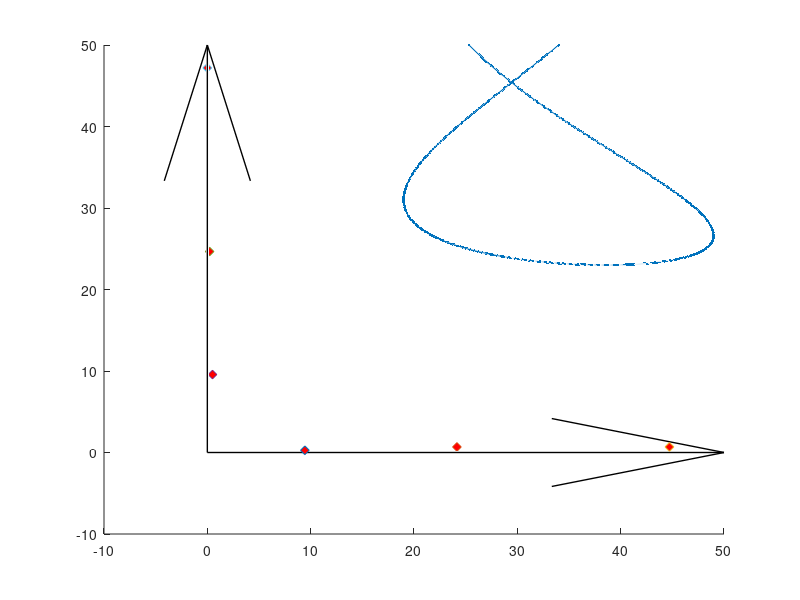

This figure's MATLAB source: (Note: this script raises an error after producing the figure.)
close all;
try
    iteratzia_NO = iteratzia_NO + 1;
    clearvars -except iteratzia_NO
catch
    iteratzia_NO = 1;
end
%% Errors
mu_err = 0;


% % % 1
% % section_NO = 1;
% % position_sigma = 0;
% % angle_sigma = 0;
% % pixel_sigma = 0; % trust me
% % 
% 2
section_NO = 2;
position_sigma = 0.5;
angle_sigma = 0;
pixel_sigma = 0; % trust me

% 3
% section_NO = 3;
% position_sigma = 0;
% angle_sigma = 0.2;
% pixel_sigma = 0; % trust me

% % % 4 
% % section_NO = 4;
% % position_sigma = 0;
% % angle_sigma = 0;
% % pixel_sigma = 7; % trust me
% % 
% % % 5 
% % section_NO = 5;
% % position_sigma = 0.5;
% % angle_sigma = 0.2;
% % pixel_sigma = 7; % trust me


%%

disp("Creating File...");

dt = 1/30;

% trajectory 1
trajectory_NO = 1;
t = 0:dt:30;
x = -15.*sin(0.23.*t) + 34;
y = 0.12.*t.*(t-30) + 50;
z = 15*atan(0.5.*t - 5) - 14.*atan(0.5.*t-7)+ 5.*atan(0.5.*(t-25)) +12 ;

% trajectory 2
% % trajectory_NO = 2;
% % t = 0:dt:50;
% % x = 35+10*sin(0.13*t);
% % y = 36+26*sin(0.13*t).*cos(0.13*t);
% % z = 18+10*sin(0.08*t);


% % velocities
% dx = diff(x);
% dy = diff(y);
% dz = diff(z);
% dt = 1/30;
% v = sqrt((dx/dt).^2 + (dy/dt).^2 + (dz/dt).^2);
% figure(); plot(t(1:end-1),v);

% comet3(x(1:2:end),y(1:2:end),z(1:2:end));

figure(); hold on;
plot3(x,y,z,".-");

%%%
% ORIGIN pos   = 32      , 35     , 240   ,   0,  0,0
% station1 pos = 32.00008, 35     , 240   ,   70, 25,0 
% station2 pos = 32.00022, 35     , 240   ,   90, 25,0
% station3 pos = 32.00040 ,35     , 240   ,   110,25,0
% station4 pos = 32      , 34.9999, 240   ,   30,25,0
% station4 pos = 32      , 34.99975, 240  ,   0,25,0
% station6 pos = 32      , 34.9995, 240   ,   -30,25,0
%%%

cams_pos = [8.8712799126e+00  3.7249758834e-11 -6.1934059024e-06;
            2.4396020029e+01 -4.6201353853e-10 -4.6835781419e-05;
            4.4356400681e+01 -1.0593836917e-10 -1.5483184173e-04;
            4.3700543668e-06  9.4496694118e+00 -6.9935488966e-06;
            2.7311974954e-05  2.3624173530e+01 -4.3708296574e-05;
            1.0924804709e-04  4.7248347060e+01 -1.7483342198e-04];

% Add errors
for i = 1:6
    for j = 1:3
        cams_pos(i,j) = cams_pos(i,j) + normrnd(mu_err, position_sigma);
    end
end

Rz = @(psi) [cos(psi), sin(psi), 0;
            -sin(psi), cos(psi), 0;
            0        , 0        ,1];

Ry = @(theta) [cos(theta), 0    , -sin(theta);
               0         , 1    , 0          ;
               sin(theta), 0    , cos(theta)];

Rx = @(phi) [1, 0       , 0       ;
             0, cos(phi), sin(phi);
             0, -sin(phi), cos(phi)];

DCM_origin2camera = @(psi, theta, phi) Rx(deg2rad(phi))*Ry(deg2rad(theta))*Rz(deg2rad(psi));


camera_angles = [70, -25, 0.0000;
                90, -25, 0;
                110, -25, 0;
                30, -25, 0;
                0, -25, 0;
                -30,-25,0];

% Add errors
for i = 1:6
    for j = 1:3
        camera_angles(i,j) = camera_angles(i,j) + normrnd(mu_err, angle_sigma);
    end
end


% camera_DCMs 

for i = 1:length(camera_angles)
    camera_DCMs(i,:,:) = DCM_origin2camera(camera_angles(i,1),camera_angles(i,2),camera_angles(i,3));
end 



% Draw Origin System
quiver3(0,0,0,50,0,0,"off", "Color","k","LineWidth",1);
quiver3(0,0,0,0,50,0,"off", "Color","k","LineWidth",1);
quiver3(0,0,0,0,0,50,"off", "Color","k","LineWidth",1);

% Draw Stations
for i = 1:length(cams_pos)
    pos = cams_pos(i,:);
    scatter3(pos(1),pos(2),pos(3), 40,"MarkerFaceColor",'r', "Marker",'diamond');
end

Vertical_halfAngle_deg = 26.1;
Horizontal_halfAngle_deg = 47;
depth_m = 10;
DrawCamsFOV(gca(), cams_pos, camera_angles, Vertical_halfAngle_deg, Horizontal_halfAngle_deg, depth_m);

axis equal;
xlim([-5, 55]);
ylim([-5, 55]);
zlim([-10, 55]);
xlabel("X");
ylabel("Y");
zlabel("Z");
view(3); grid on;


%% Azimuth elevation calc

syms theta psi or2cam

% cam2drone = Ry(theta)*Rz(psi);
% disp(transpose(cam2drone)*[1;0;0]);

for cam_i = 1:length(camera_DCMs)
    for point_i = 1:length(x)
        Vec = [x(point_i);y(point_i);z(point_i)] - [cams_pos(cam_i,1);cams_pos(cam_i,2);cams_pos(cam_i,3)];
        Test_Length(cam_i, point_i) = norm(Vec);
        Vec = Vec./norm(Vec);

        DCM_or2cam = DCM_origin2camera(camera_angles(cam_i,1),camera_angles(cam_i,2),camera_angles(cam_i,3));
        Vec_CAM = DCM_or2cam*Vec;

        theta = -asin(Vec_CAM(3));
        azimuth = atan(Vec_CAM(2)/Vec_CAM(1));
        
        Trajectory_elev_azim(cam_i, point_i, :) = [theta, azimuth];

       
    end
end


%% Test

% for cam_i = 1:length(camera_DCMs)
%     for point_i = 1:length(x)
%         tehta_azimuth_vec = reshape(Trajectory_elev_azim(cam_i, point_i,:),1,2);
%         pos = cams_pos(cam_i,:);
%         vector_cam2drone_CAM = (Ry(Trajectory_elev_azim(cam_i,point_i,1))*Rz(Trajectory_elev_azim(cam_i, point_i,2)))'*[1;0;0]*Test_Length(cam_i, point_i);
%         DCM_or2cam = DCM_origin2camera(camera_angles(cam_i,1),camera_angles(cam_i,2),camera_angles(cam_i,3));
%         vector_cam2drone_ORIGIN = DCM_or2cam'*vector_cam2drone_CAM;
% 
%         drone_position(cam_i, point_i,:) = pos' + vector_cam2drone_ORIGIN;
%     end
% end
% 
% plot3(drone_position(1,:,1),drone_position(1,:,2),drone_position(1,:,3), "r--");
% plot3(drone_position(2,:,1),drone_position(2,:,2),drone_position(2,:,3), "g--");
% plot3(drone_position(3,:,1),drone_position(3,:,2),drone_position(3,:,3), "k--");
% plot3(drone_position(4,:,1),drone_position(4,:,2),drone_position(4,:,3), "y--");
% 
% disp("DONE WITH TESTING");

%% DROP TO FILE

if ~exist("InjectedData", 'dir')
   mkdir("InjectedData");
   disp("Created Directory 'InjectedData\'");
end

FILE = fopen("InjectedData\injection_data.csv", "w");

for point_i = 1:length(Trajectory_elev_azim(1,:,1))
    for cams_i = 1:length(camera_angles)
        
        az = Trajectory_elev_azim(cams_i, point_i, 2);
        el = Trajectory_elev_azim(cams_i, point_i, 1);

%            THIS IS THE GEOMETRIC WAY TO SOLVE IT:
%            pix_1 = 1920/2 - A*tan(az);
%            pix_2 = 1080/2 + B/cos(az)*tan(el);
       
        
        camera_num = 1;
        option_num = 1;
        [pix_1, pix_2] = camera_calibration_final_inverse(camera_num, option_num, -rad2deg(az), -rad2deg(el));
        
        pix_1 = pix_1 + round(normrnd(mu_err, pixel_sigma));
        pix_2 = pix_2 + round(normrnd(mu_err, pixel_sigma));

        if (pix_1 > 1920 || pix_1 < 0)
            continue;
        end
        if (pix_2 > 1080 || pix_2 < 0)
            continue;
        end
        str_write = sprintf("%.0f,%.10f,%.10f,%.10f\n", cams_i,round(pix_1), round(pix_2), t(point_i));
%         str_write = [cams_i, pix_1, pix_2];
        fprintf(FILE,str_write);
    end
end
fclose(FILE);
disp("DONE WITH CREATING INJECTION FILE injection_data.csv");

save(sprintf("InjectedData\\injected_dat_section%.0f_iter%.0f.mat",section_NO,iteratzia_NO), ...
    'x', ...
    'y', ...
    'z', ...
    't', ...
    'dt', ...
    'cams_pos', ...
    'camera_angles', ...
    'Vertical_halfAngle_deg', ...
    'Horizontal_halfAngle_deg', ...
    'depth_m');

disp("Saved injection parameters to 'injected_data.mat'");
